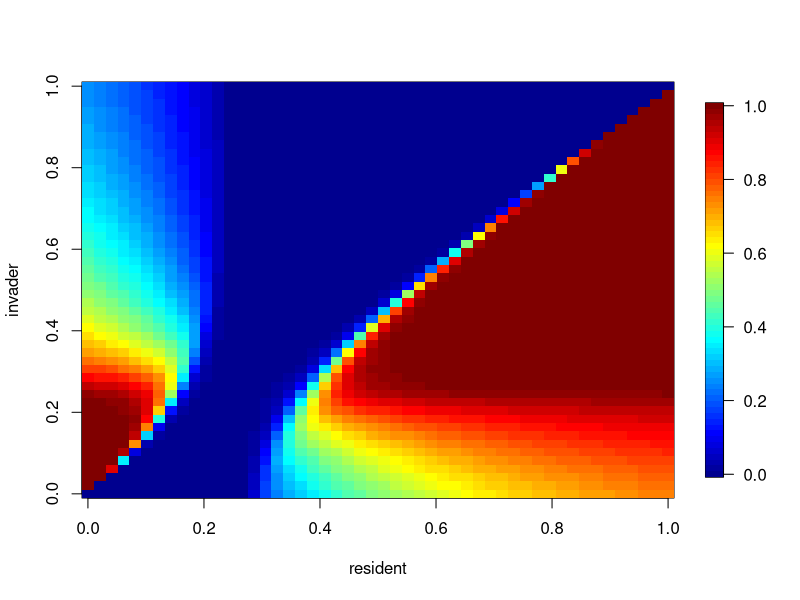

Generate this figure with R: (Note: this script raises an error after producing the figure.)
###############################################################################
# Invasion analyses for bet-hedgers with two phenotypes that have independent #
# carrying capacities                                                         #
###############################################################################

nt <- 100
q <- 0.5
z <- rbinom(nt,prob=q,size=1)
W1 <- c(1/2,3)
W2 <- c(1/2,1/2)

# Separate DD

pmin <- 0
pmax <- 1
np <- 50
pseq <- seq(pmin,pmax,length.out=np)

fcalc <- function(z,f,p,q,W1,W2,v){
  if(p>0 | q>0){
    if(z==0) f1 <- (f*p*W1[1]) / (f*p*W1[1] + (1-f)*q*W1[1])
    if(z==1) f1 <- (f*p*W1[2]) / (f*p*W1[2] + (1-f)*q*W1[2])
    }
  if(p<1 | q<1){
    if(z==0) f2 <- (f*(1-p)*W2[1]) / (f*(1-p)*W2[1] + (1-f)*(1-q)*W2[1])
    if(z==1) f2 <- (f*(1-p)*W2[2]) / (f*(1-p)*W2[2] + (1-f)*(1-q)*W2[2])
    }
  if(p==0 & q==0){
    return(f2)
    }
  if(p==1 & q==1){ 
    return(f1)
    }
  if(!(p==0 & q==0) & !(p==1 & q==1)){
    return(v*f1 + (1-v)*f2)
    }
  }
  # v = carrying capacity for phenotype 1 as proportion of total pop
  # (if K of one type twice as high then 
  # a given increase in freq in that type is worth twice as much)

farr <- array(dim=c(nt,np,np))
farr[1,,] <- 0.001 # starting at 1% frequency

for(i in 1:np){
  for(j in 1:np){
    for(t in 2:nt){
      farr[t,i,j] <- fcalc(z[t],farr[t-1,i,j],pseq[i],pseq[j],W1,W2,v=0.25)
      }
    }
  }

library(fields)
image.plot(pseq,pseq,t(farr[nt,,]),xlab="resident",ylab="invader")

### SIMS

W1 <- c(4,1/2)
W2 <- c(1/2,1/2)

DDgomp <- function(N,NT,alpha=0.5,beta=-0.1){
  exp(log(N) + alpha + beta*log(NT))
  }

alpha1 <- 0.25
alpha2 <- 1
beta <- -0.1 # undercompensating
(K = exp(-alpha/beta))

DDFUN1 <- DDFUN2 <- DDgomp

Np1 <- Nq1 <- Np2 <- Nq2 <- N1 <- N2 <- NpT <- NqT <- array(dim=c(nt,np,np))
NpT[1,,] <- 0.001
NqT[1,,] <- 5 *10^3
p <- 0.5; q <- 0.5

for(i in 1:np){
  for(j in 1:np){
    p <- pseq[i]
    q <- pseq[j]
    for(t in 2:nt){
      if(z[t]==0){
        Np1[t,i,j] <- NpT[t-1,i,j]*p*W1[1]
        Nq1[t,i,j] <- NqT[t-1,i,j]*q*W1[1]
        Np2[t,i,j] <- NpT[t-1,i,j]*(1-p)*W2[1]
        Nq2[t,i,j] <- NqT[t-1,i,j]*(1-q)*W2[1]
        }
      if(z[t]==1){
        Np1[t,i,j] <- NpT[t-1,i,j]*p*W1[2]
        Nq1[t,i,j] <- NqT[t-1,i,j]*q*W1[2]
        Np2[t,i,j] <- NpT[t-1,i,j]*(1-p)*W2[2]
        Nq2[t,i,j] <- NqT[t-1,i,j]*(1-q)*W2[2]
        }
             
      N1[t,i,j] <- Np1[t,i,j] + Nq1[t,i,j]
      N2[t,i,j] <- Np2[t,i,j] + Nq2[t,i,j]
      NTT <-  N1[t,i,j] + N2[t,i,j]
      
      # NpT[t,i,j] <- DDFUN1(Np1[t,i,j],N1[t,i,j],alpha1) + DDFUN2(Np2[t,i,j],N2[t,i,j],alpha2)
      # NqT[t,i,j] <- DDFUN1(Nq1[t,i,j],N1[t,i,j],alpha1) + DDFUN2(Nq2[t,i,j],N2[t,i,j],alpha2)
      
      NpT[t,i,j] <- DDFUN1(Np1[t,i,j],NTT,alpha1) + DDFUN2(Np2[t,i,j],NTT,alpha1)
      NqT[t,i,j] <- DDFUN1(Nq1[t,i,j],NTT,alpha1) + DDFUN2(Nq2[t,i,j],NTT,alpha1)
      }
    }
  }

fp <- NpT/(NpT + NqT)
image.plot(pseq,pseq,t(fp[nt,,]),xlab="resident",ylab="invader")
